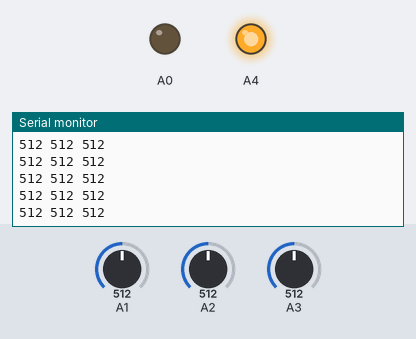
The sketch below on a simulated Arduino Uno, built with avr-gcc and run on an emulated ATmega328P. Parts: output pins drawn as LEDs (lit = HIGH), the last lines printed to the serial monitor. The inputs (shaded band) are chosen by the test bench; at power-on: A1 = 512, A2 = 512, A3 = 512.

Above: at 1.2 s.
1.3 s: A1 set to 11
At 2.0 s:
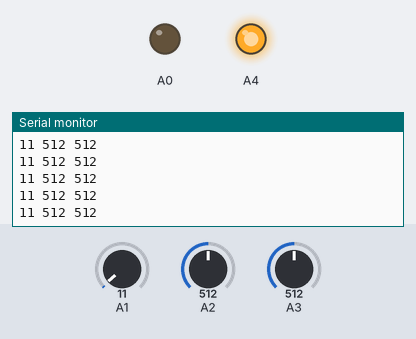
4.3 s: A1 set to 8
At 5.0 s:
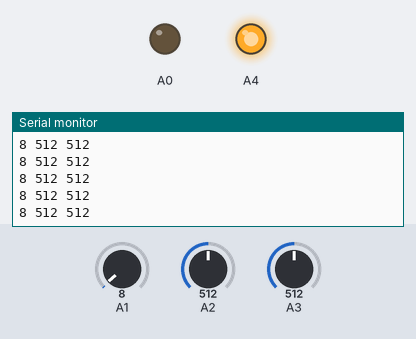
Timing chart, 0 to 7.3 s (numbered marks = the images above; inputs shaded):
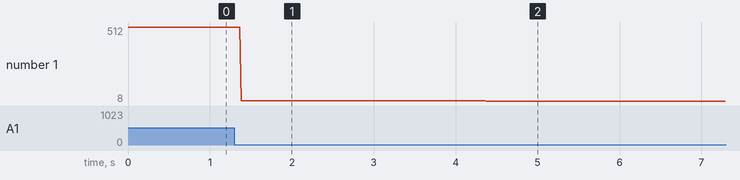

Measured:
- after the input at 1.3 s, the serial monitor: prints a new line after 0.08 s (image 1)
- after the input at 4.3 s, the serial monitor: prints a new line after 0.07 s (image 2)
- plotted number 1: 512 → 11 after the input at 1.3 s, 11 → 8 after the input at 4.3 s

The sketch:

Accelerometer.ino
```cpp
void setup() {
  pinMode(A0,OUTPUT);
  pinMode(A4,OUTPUT);

  digitalWrite(A0,LOW);
  digitalWrite(A4,HIGH);

  Serial.begin(9600);
}

void loop() {
  Serial.print(analogRead(A1));
  Serial.print(" ");
  Serial.print(analogRead(A2));
  Serial.print(" ");
  Serial.println(analogRead(A3));

}
```
